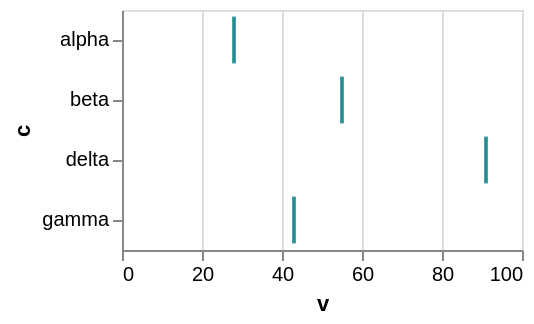

Specify this chart in Vega-Lite:
### Vega-Lite specification from a JSON file in a GitHub repository (floating-point values rounded to 4 significant figures)
{"$schema": "https://vega.github.io/schema/vega-lite/v6.json", "width": 200, "height": 120, "data": {"values": [{"c": "alpha", "v": 28, "w": 3, "t": "2024-01-07"}, {"c": "beta", "v": 55, "w": 7, "t": "2024-03-19"}, {"c": "gamma", "v": 43, "w": 5, "t": "2024-06-02"}, {"c": "delta", "v": 91, "w": 9, "t": "2024-09-11"}]}, "mark": {"type": "tick", "stroke": "teal"}, "encoding": {"x": {"field": "v", "type": "quantitative"}, "y": {"field": "c", "type": "nominal"}}}
